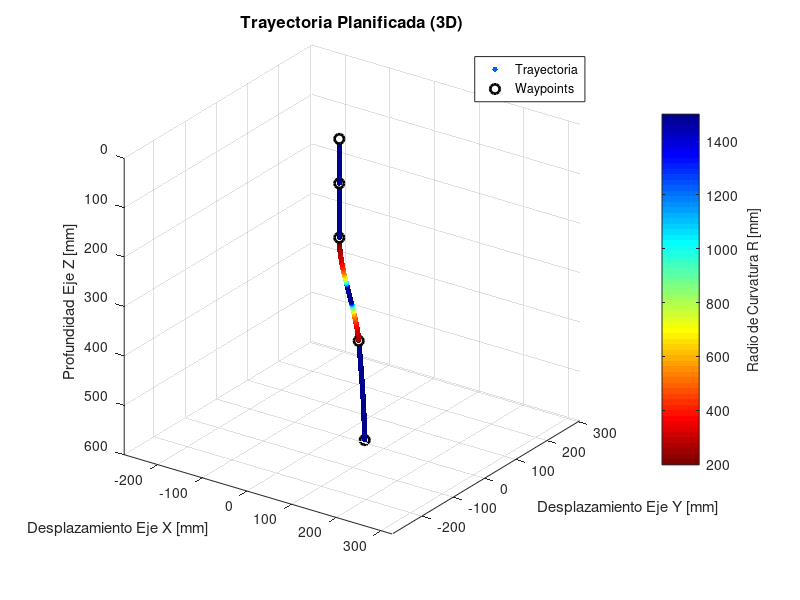
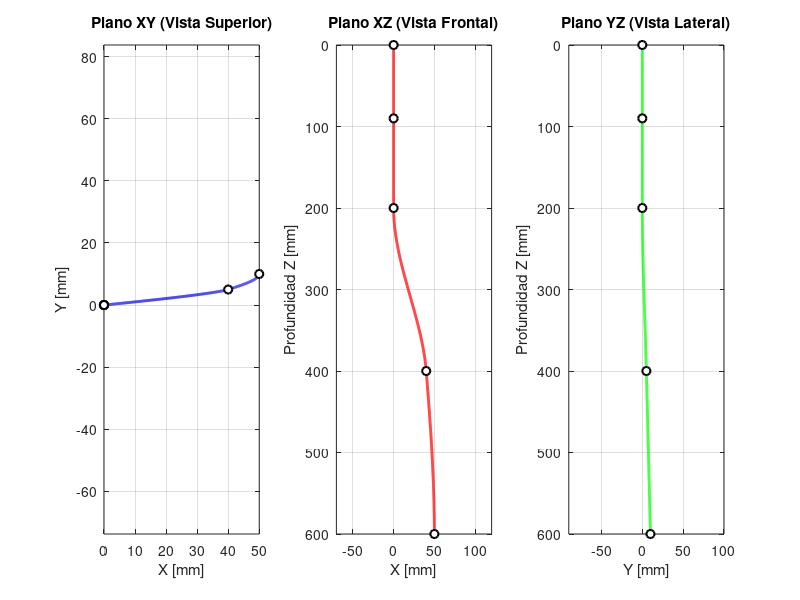
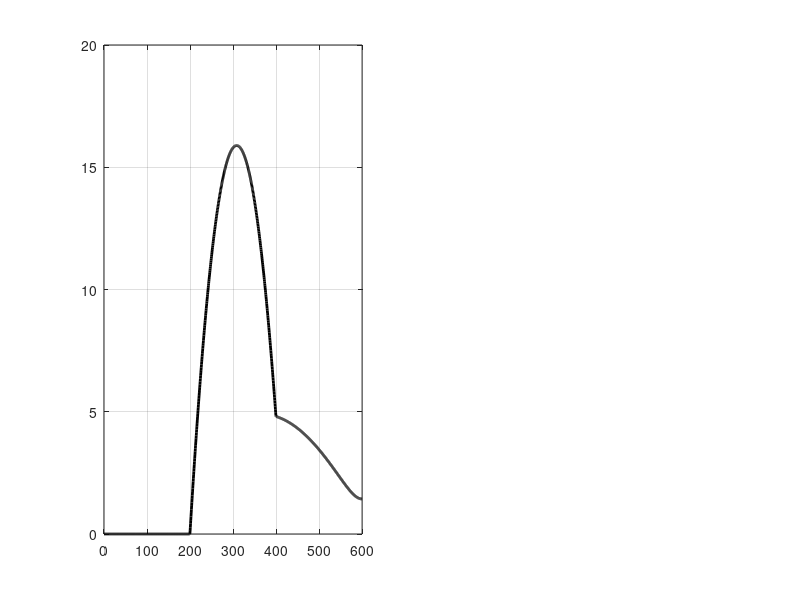

MATLAB code for these plots, in order: (Note: this script raises an error after producing the figures.)
%% =========================================================================
% GENERADOR DE TRAYECTORIA DIRECCIONAL - PROYECTO DRILLBOTICS
% Autor: Conrado Besel Stur & Equipo
% =========================================================================
clear; clc; close all;

%% 1. PARÁMETROS FÍSICOS Y WAYPOINTS
L_bit = 90;     % Largo de la sección rígida inicial [mm]
R_min = 196.65;      % Radio de curvatura mínimo admisible [mm]
K_max = 1/R_min; % Curvatura máxima permitida [1/mm]

% Coordenadas de los puntos a perseguir [X, Y, Z] en mm.
% Z=0 es la superficie, Z aumenta hacia abajo (profundidad).
P0 = [0, 0, 0];          % Superficie
P1 = [0, 0, L_bit];      % Fin del tramo rígidamente vertical
P2 = [0, 0, 200];        
P3 = [40, 5, 400];       
P4 = [50, 10, 600];       
P_global = [P0; P1; P2; P3; P4]'; 

%% 2. CONSTRUCCIÓN TRAMO 1: ENTRADA ESTRICTAMENTE RECTA
N_recto = 200; 
Z_recto = linspace(0, L_bit, N_recto);
X_recto = zeros(1, N_recto);
Y_recto = zeros(1, N_recto);

%% 3. CONSTRUCCIÓN TRAMO 2: CURVA DIRECCIONAL (PCHIP)
% Aislamos los puntos que corresponden a la curva
P_curva = [P1; P2; P3; P4]'; 

% Parametrización por Distancia Acumulada (Chordal Length)
% Esto mejora drásticamente cómo fluye la curva entre los puntos
dists = sqrt(sum(diff(P_curva, 1, 2).^2, 1));
t_curva = [0, cumsum(dists)];
t_curva = t_curva / t_curva(end); % Normalizamos de 0 a 1

N_curva_fino = 1000;
t_fino_curva = linspace(0, 1, N_curva_fino);

% --- LA MAGIA CONTRA EL SALTO: PCHIP ---
% Al usar 'pchip', forzamos a que el tramo entre P1 y P2 sea una línea 
% recta perfecta sin overshoots hacia atrás.
Trayectoria_Curva = zeros(3, N_curva_fino);
Trayectoria_Curva(1,:) = pchip(t_curva, P_curva(1,:), t_fino_curva);
Trayectoria_Curva(2,:) = pchip(t_curva, P_curva(2,:), t_fino_curva);
Trayectoria_Curva(3,:) = pchip(t_curva, P_curva(3,:), t_fino_curva);

%% 4. ENSAMBLE TOTAL DE LA TRAYECTORIA
% Unimos el tramo recto con la curva (descartamos el primer punto de la curva)
X = [X_recto, Trayectoria_Curva(1, 2:end)];
Y = [Y_recto, Trayectoria_Curva(2, 2:end)];
Z = [Z_recto, Trayectoria_Curva(3, 2:end)];

%% 5. ANÁLISIS GEOMÉTRICO Y CURVATURA
dX_c = gradient(Trayectoria_Curva(1, :), t_fino_curva);
dY_c = gradient(Trayectoria_Curva(2, :), t_fino_curva);
dZ_c = gradient(Trayectoria_Curva(3, :), t_fino_curva);
ddX_c = gradient(dX_c, t_fino_curva);
ddY_c = gradient(dY_c, t_fino_curva);
ddZ_c = gradient(dZ_c, t_fino_curva);
ds_c = sqrt(dX_c.^2 + dY_c.^2 + dZ_c.^2);

% Curvatura en el espacio 3D 
Numerador_K = sqrt((dY_c.*ddZ_c - dZ_c.*ddY_c).^2 + ...
                   (dZ_c.*ddX_c - dX_c.*ddZ_c).^2 + ...
                   (dX_c.*ddY_c - dY_c.*ddX_c).^2);
Curvatura_Curva = Numerador_K ./ (ds_c.^3);

% Curvatura total de la trayectoria
Curvatura = [zeros(1, N_recto), Curvatura_Curva(2:end)];
Max_Curvatura = max(Curvatura);
Min_Radio_Real = 1 / Max_Curvatura;

%% 6. EXPORTACIÓN DE VARIABLES PARA EL CONTROLADOR (FEEDFORWARD)
dX_tot = diff(X);
dY_tot = diff(Y);
dZ_tot = diff(Z);
ds_tot = sqrt(dX_tot.^2 + dY_tot.^2 + dZ_tot.^2);

S_perforada = [0, cumsum(ds_tot)]; 

Theta_ref = acos(dZ_tot ./ ds_tot);
Theta_ref = [Theta_ref, Theta_ref(end)]; 
Phi_ref = atan2(dY_tot, dX_tot);
Phi_ref = unwrap(Phi_ref);               
Phi_ref = [Phi_ref, Phi_ref(end)];       

% Convertimos a grados 
Theta_deg = Theta_ref * (180/pi);
Phi_deg = Phi_ref * (180/pi);

% --- FILTRO DE SINGULARIDAD VERTICAL ---
% Si la inclinación es menor a 0.5 grados, forzamos el Azimut a 0 
% para evitar el ruido numérico del "Gimbal Lock".
umbral_vertical = 0.5; % Grados
Phi_deg(Theta_deg < umbral_vertical) = 0;
Phi_ref = Phi_deg * (pi/180); % Actualizamos también en radianes por las dudas

% --- REPORTE EN CONSOLA ---
fprintf('==================================================\n');
fprintf('   REPORTE DE TRAYECTORIA DIRECCIONAL\n');
fprintf('==================================================\n');
fprintf(' Longitud total a perforar (S): %.2f mm\n', S_perforada(end));
fprintf(' Radio de curvatura mínimo logrado: %.2f mm\n', Min_Radio_Real);
fprintf('--------------------------------------------------\n');
if Min_Radio_Real < R_min
    fprintf(2, ' [!] ALERTA CRÍTICA: Radio menor a %.2f mm.\n', R_min);
    fprintf(2, '     El equipo se atascará. Ajustar waypoints.\n');
else
    disp(' [OK] Geometría fluida y dentro de los límites físicos.');
end
fprintf('==================================================\n');

%% 7. VISUALIZACIÓN 3D
fig1 = figure('Name', 'Generador de Trayectoria 3D', 'Color', 'w', 'Units', 'normalized', 'OuterPosition', [0.05 0.1 0.4 0.8]);

% Adaptación para mostrar Radio de Curvatura directo
Radio_Curvatura = 1 ./ (Curvatura + 1e-12);
Radio_Max_Visual = 1500; 
Radio_Curvatura(Radio_Curvatura > Radio_Max_Visual) = Radio_Max_Visual;

scatter3(X, Y, Z, 15, Radio_Curvatura, 'filled'); 
hold on; grid on; axis equal; 

plot3(P_global(1,:), P_global(2,:), P_global(3,:), 'ko', 'MarkerSize', 7, 'LineWidth', 2, 'MarkerFaceColor', 'w'); 

% Invertimos el mapa para que lo peligroso (radio bajo) sea rojo
colormap(flipud(jet));
cb = colorbar;
ylabel(cb, 'Radio de Curvatura R [mm]', 'FontSize', 10);
caxis([R_min Radio_Max_Visual]); 

title('Trayectoria Planificada (3D)', 'FontSize', 12, 'FontWeight', 'bold');
xlabel('Desplazamiento Eje X [mm]');
ylabel('Desplazamiento Eje Y [mm]');
zlabel('Profundidad Eje Z [mm]');
set(gca, 'ZDir', 'reverse'); 
legend('Trayectoria', 'Waypoints', 'Location', 'best');
view(35, 25);

%% 8. PLANOS DE TRAYECTORIA (2D)
fig2 = figure('Name', 'Planos Geométricos 2D', 'Color', 'w', 'Units', 'normalized', 'OuterPosition', [0.45 0.5 0.5 0.45]);

subplot(1, 3, 1);
plot(X, Y, 'b-', 'LineWidth', 2); hold on; grid on;
plot(P_global(1,:), P_global(2,:), 'ko', 'MarkerSize', 6, 'MarkerFaceColor', 'w', 'LineWidth', 1.5);
title('Plano XY (Vista Superior)'); xlabel('X [mm]'); ylabel('Y [mm]');
axis equal;

subplot(1, 3, 2);
plot(X, Z, 'r-', 'LineWidth', 2); hold on; grid on;
plot(P_global(1,:), P_global(3,:), 'ko', 'MarkerSize', 6, 'MarkerFaceColor', 'w', 'LineWidth', 1.5);
title('Plano XZ (Vista Frontal)'); xlabel('X [mm]'); ylabel('Profundidad Z [mm]');
set(gca, 'YDir', 'reverse'); 
axis equal;

subplot(1, 3, 3);
plot(Y, Z, 'g-', 'LineWidth', 2); hold on; grid on;
plot(P_global(2,:), P_global(3,:), 'ko', 'MarkerSize', 6, 'MarkerFaceColor', 'w', 'LineWidth', 1.5);
title('Plano YZ (Vista Lateral)'); xlabel('Y [mm]'); ylabel('Profundidad Z [mm]');
set(gca, 'YDir', 'reverse'); 
axis equal;

%% 9. EVOLUCIÓN DE ÁNGULOS DE CONTROL
fig3 = figure('Name', 'Variables de Control', 'Color', 'w', 'Units', 'normalized', 'OuterPosition', [0.45 0.05 0.5 0.45]);

subplot(1, 2, 1);
plot(Z, Theta_deg, 'k-', 'LineWidth', 2); grid on; hold on;
xline(L_bit, 'r--', 'Fin Tramo Rígido', 'LabelHorizontalAlignment', 'left');
title('Inclinación (\Theta) vs Profundidad');
xlabel('Profundidad Z [mm]'); ylabel('Inclinación [Grados]');
xlim([0 max(Z)]);

subplot(1, 2, 2);
plot(Z, Phi_deg, 'Color', [0.8500 0.3250 0.0980], 'LineWidth', 2); grid on; hold on;
xline(L_bit, 'r--', 'Fin Tramo Rígido', 'LabelHorizontalAlignment', 'left');
title('Azimut (\Phi) vs Profundidad');
xlabel('Profundidad Z [mm]'); ylabel('Azimut [Grados]');
xlim([0 max(Z)]);
